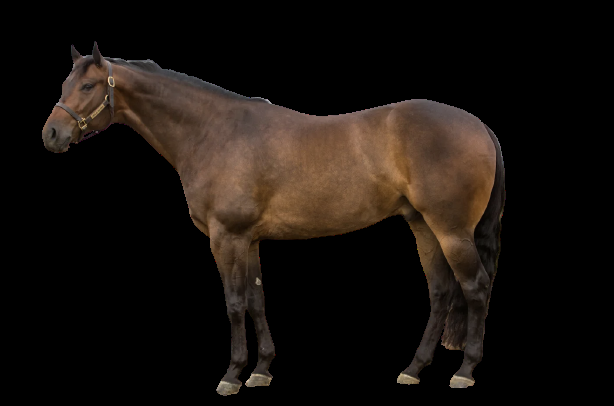
#> input picture Images/horse.png, 614 x 406 px
$ python Drawing_script.py
#> lines starting #> are read from the running program, lines starting #| are printed output that depends on the picture; after the words box and inside, x2 and y2 are one past the last pixel; in counts of white or black regions, pixels touching at a corner belong together
#> in main, image is the input picture: shape (406, 614, 3); mean B, G, R 13.7, 18.1, 24.1
from sklearn.mixture import GaussianMixture as GMM
from matplotlib.patches import Ellipse
from PIL import Image
import cv2
import matplotlib.pyplot as plt
import numpy as np

def colour2bw(image):
    grey_horse = cv2.cvtColor(image, cv2.COLOR_BGR2GRAY)
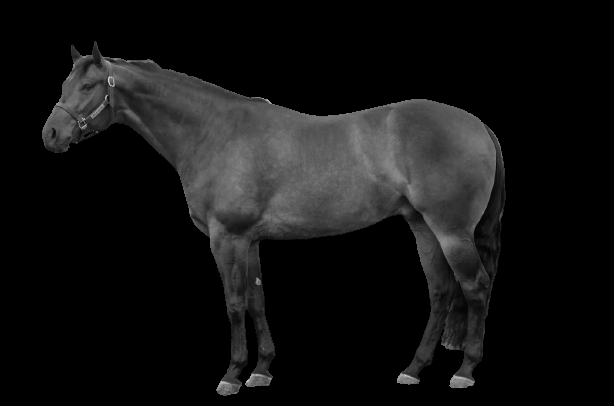
#> grey_horse: shape (406, 614); min 0, max 217, mean 19.4
    (_, white_horse) = cv2.threshold(grey_horse, 10, 255, cv2.THRESH_BINARY)
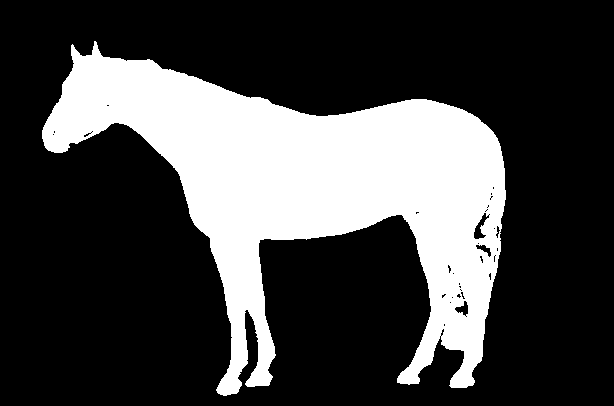
#> white_horse: shape (406, 614); 26.6% white; 1 white region, box (x1, y1, x2, y2) and area: (42, 41, 506, 396) 66187
    return white_horse

def image2pixels(bw_image):
    # Initialise arrays to store positions of each pixel
    x_pixels = np.zeros(len(bw_image.flatten()))
    y_pixels = np.zeros(len(bw_image.flatten()))
    # Store position of each pixel
    count = 0
    for row in range(bw_image.shape[0]):
        for column in range(bw_image.shape[1]):
            if bw_image[row,column] != 0:
                x_pixels[count] = column
                y_pixels[count] = -row
            count += 1
#> after the loop, count = 249284
    # Remove datapoints where there are no pixels
    x_pixels = x_pixels[x_pixels != 0]
    y_pixels = y_pixels[y_pixels != 0]
    return x_pixels, y_pixels

def do_gmm(ncomponents, pixels):
#> called with ncomponents = 6
    gmm = GMM(n_components=ncomponents, random_state=0)
    xy = np.transpose(np.array(pixels))
#> xy = 66187 pairs, first value 42 to 505, second value -395 to -41
    labels = gmm.fit(xy).predict(xy)
    return gmm, labels

def ellipse_data(gmm):
    # Initialise lists for storing data
    positions = []
    widths = []
    heights = []
    angles = []
    # Get ellipse data
    for position, covariance in zip(gmm.means_, gmm.covariances_):
        position[1] = -position[1]
        positions.append(position)
        if covariance.shape == (2, 2):
            U, s, _ = np.linalg.svd(covariance)
            angle = -np.degrees(np.arctan2(U[1, 0], U[0, 0]))
            width, height = 2 * np.sqrt(s)
        else:
            angle = 0
            width, height = 2 * np.sqrt(covariance)
        widths.append(width)
        heights.append(height)
        angles.append(angle)
    data = {'positions':positions, 'widths':widths, 'heights':heights, 'angles':angles}
    return data

def plot_image(image, ellipses):
    ax = plt.gca()
    ax.imshow(image, cmap='gray', aspect='auto')
    # Draw each Ellipse
    #print(ellipses['positions'])
    for i in range(len(ellipses['positions'])):
        nsig = 1.7
        ax.add_patch(Ellipse(ellipses['positions'][i],
                            nsig * ellipses['widths'][i],
                            nsig * ellipses['heights'][i],
                            ellipses['angles'][i],
                            color='w',
                            fill=False))
    plt.show()

def main(path):
    # Read in image from path
    image = cv2.imread(path)
    # Convert to black and white
    white_horse = colour2bw(image)
    # Convert to pixels
    pixels = image2pixels(white_horse)
    # Do gmm
    gmm, labels = do_gmm(6, pixels)
    # Get ellipses data
    ellipses = ellipse_data(gmm)
#> ellipses = 4 items
    # Loop through ellipses and check that they fit

    # Plot black and white image with ellipses on top
    image = cv2.cvtColor(image, cv2.COLOR_BGR2RGB)
    image = Image.fromarray(image)
    plot_image(image, ellipses)
#> the loop in plot_image, `for i in range(len(ellipses['positions'])):` made 1 pass
#> nsig on pass 1: 1.7

if __name__ == "__main__":
#> (the run stopped early here; a loop or call above may not have finished)

$ run again, with Images/Birdie.png copied over Images/horse.png
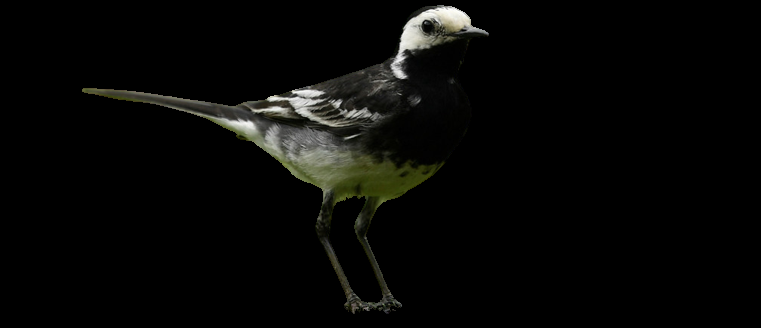
#> input picture Images/Birdie.png, 761 x 328 px
#> in main, image is the input picture: shape (328, 761, 3); mean B, G, R 6.5, 8, 7.8
#> in colour2bw, `(_, white_horse) = cv2.threshold(grey_horse, 10, 255, cv2.THRESH_BINARY)`:
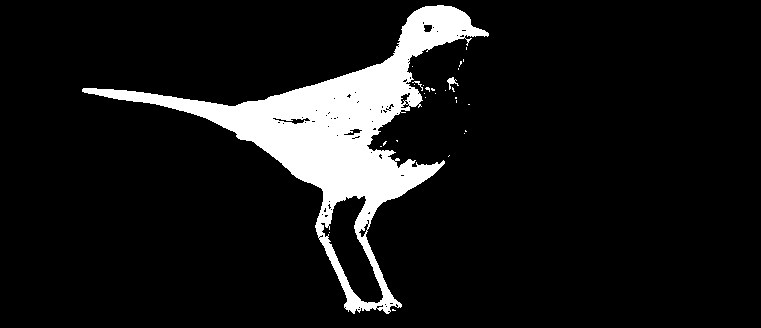
#> white_horse: shape (328, 761); 9.5% white; 28 white regions (25 under 20 px), largest, box (x1, y1, x2, y2) and area: (82, 5, 489, 314) 23634, (447, 77, 459, 90) 59, (412, 81, 423, 91) 26
#> xy = 23811 pairs, first value 82 to 488, second value -313 to -5
#> ellipses = 4 items
#> the loop in plot_image, `for i in range(len(ellipses['positions'])):` made 1 pass
#> nsig on pass 1: 1.7

$ run again, with Images/DogNoBG.png copied over Images/horse.png
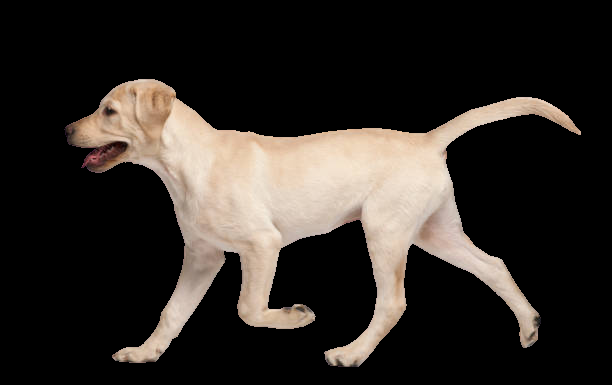
#> input picture Images/DogNoBG.png, 612 x 385 px
#> in main, image is the input picture: shape (385, 612, 3); mean B, G, R 40, 44.7, 50.1
#> in colour2bw, `grey_horse = cv2.cvtColor(image, cv2.COLOR_BGR2GRAY)`:
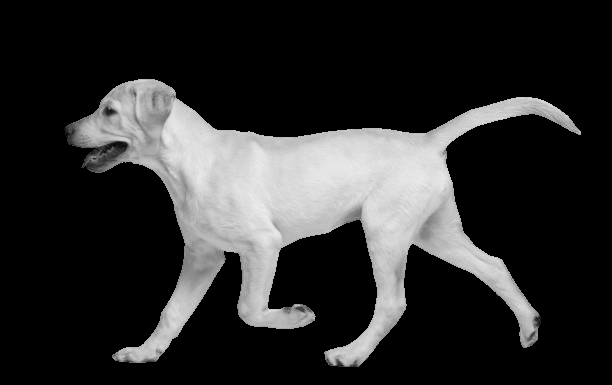
#> grey_horse: shape (385, 612); min 0, max 237, mean 45.8
#> in colour2bw, `(_, white_horse) = cv2.threshold(grey_horse, 10, 255, cv2.THRESH_BINARY)`:
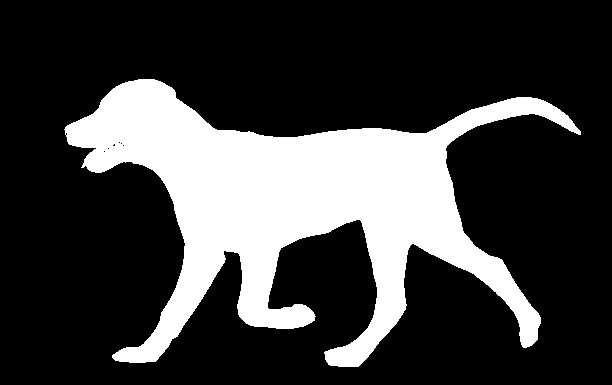
#> white_horse: shape (385, 612); 24% white; 1 white region, box (x1, y1, x2, y2) and area: (64, 79, 581, 367) 56511
#> xy = 56511 pairs, first value 64 to 580, second value -366 to -79
#> ellipses = 4 items
#> the loop in plot_image, `for i in range(len(ellipses['positions'])):` made 1 pass
#> nsig on pass 1: 1.7

$ run again, with Images/GiraffeNoBG.png copied over Images/horse.png
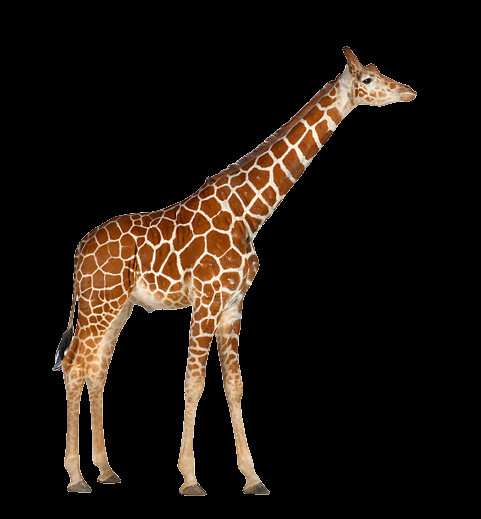
#> input picture Images/GiraffeNoBG.png, 481 x 519 px
#> in main, image is the input picture: shape (519, 481, 3); mean B, G, R 14.5, 20.7, 28.5
#> in colour2bw, `grey_horse = cv2.cvtColor(image, cv2.COLOR_BGR2GRAY)`:
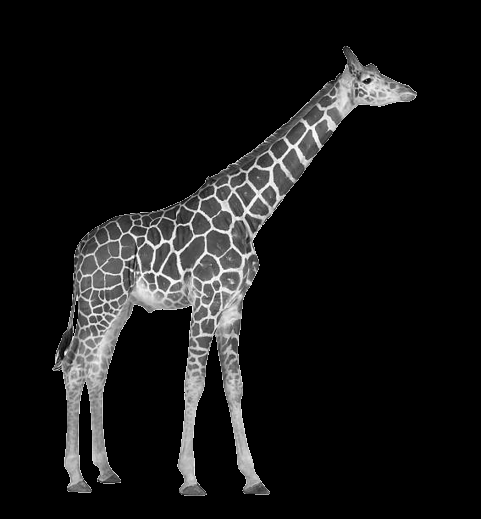
#> grey_horse: shape (519, 481); min 0, max 255, mean 22.3
#> in colour2bw, `(_, white_horse) = cv2.threshold(grey_horse, 10, 255, cv2.THRESH_BINARY)`:
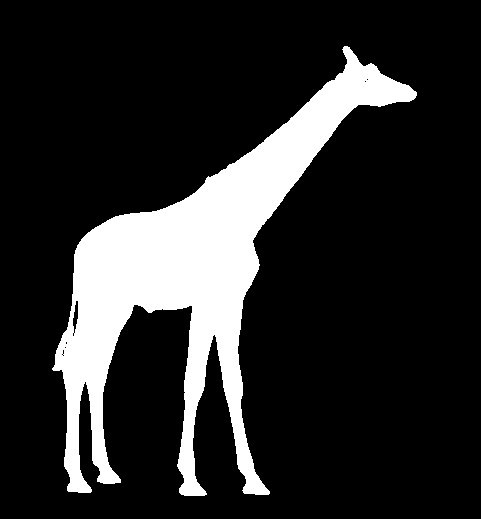
#> white_horse: shape (519, 481); 16.8% white; 1 white region, box (x1, y1, x2, y2) and area: (52, 46, 417, 496) 41986
#> xy = 41986 pairs, first value 52 to 416, second value -495 to -46
#> ellipses = 4 items
#> the loop in plot_image, `for i in range(len(ellipses['positions'])):` made 1 pass
#> nsig on pass 1: 1.7
